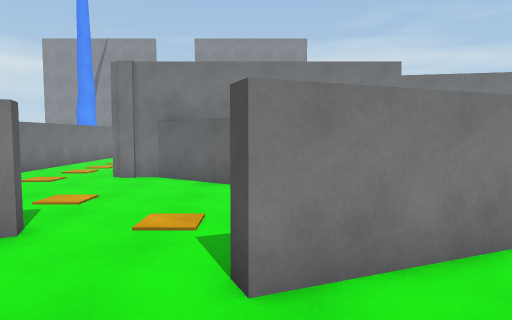
View 1 (above)

17 first-person views from a walk through a scene from a Unity 3-D project. The camera is 1.5 m above the floor, tilts 4° down and sees 70° across. Doors are open. The floor is counted in squares, 1 m on a side. Each view is taken from the middle of a square. On the plan, view 1 faces up. The plan holds only what a view shows up to about 16 squares ahead; the rest is blank. The place goes on beyond the plan. The player is left out.

View 2
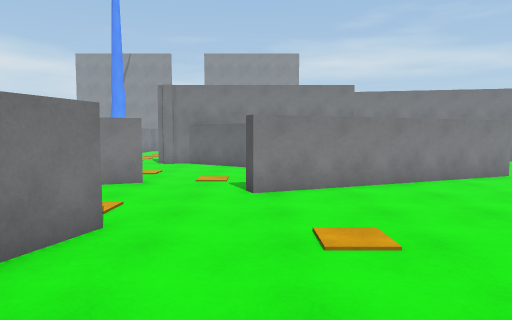

View 3
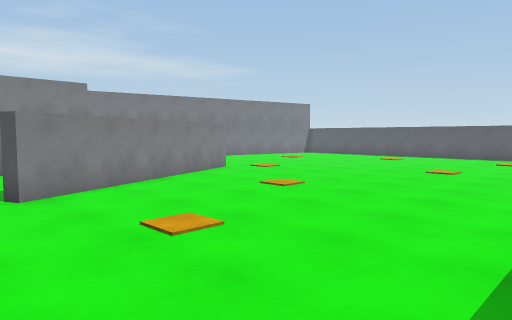

View 4
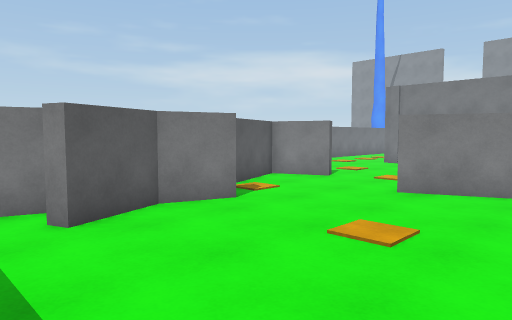

View 5
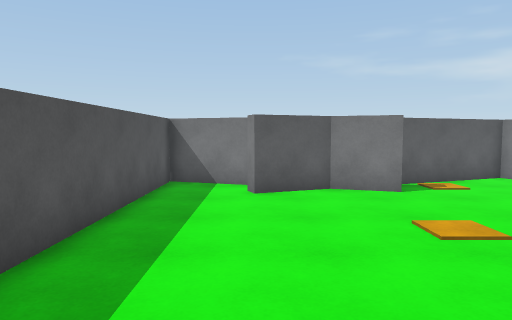

View 6
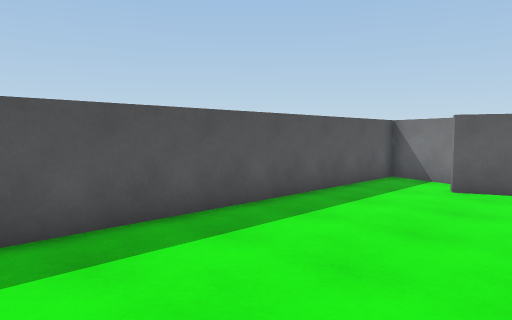

View 7
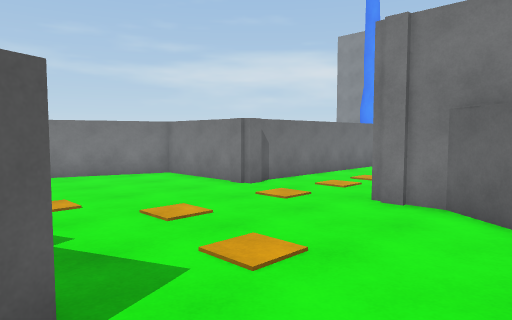

View 8
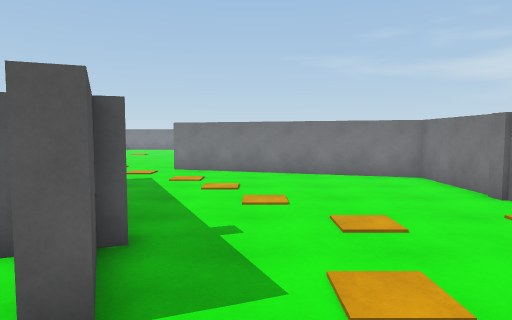

View 9
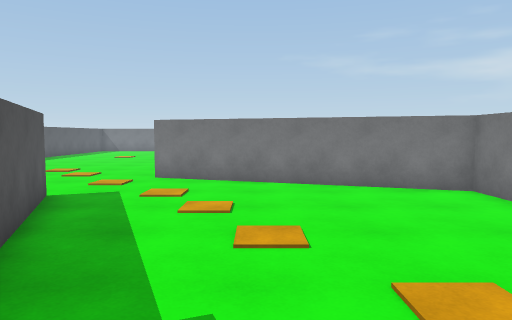

View 10
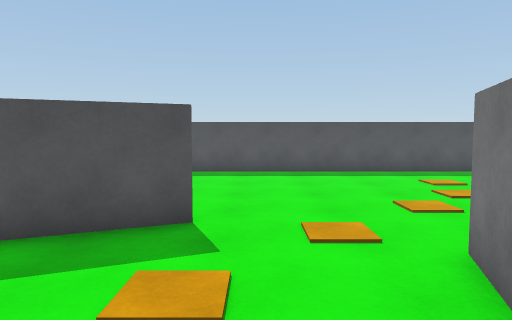

View 11
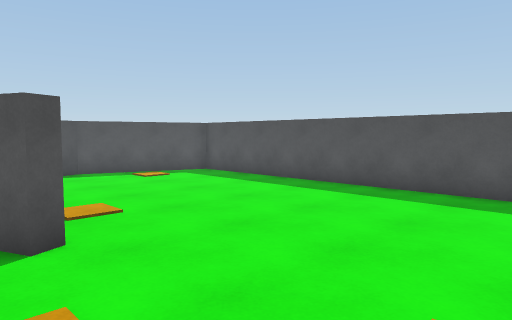

View 12
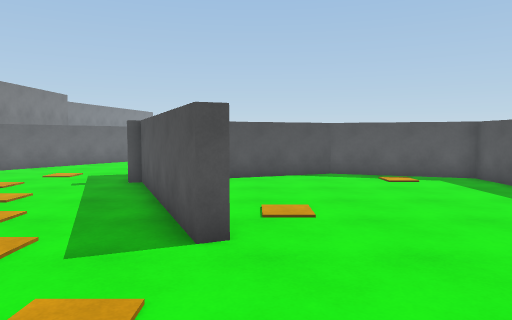

View 13
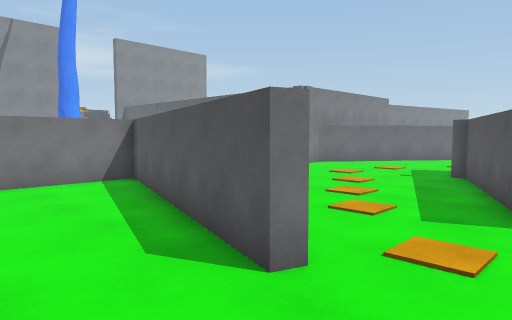

View 14
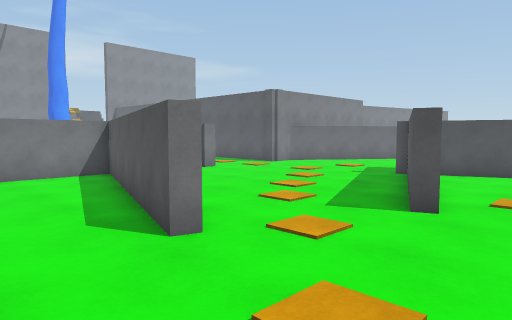

View 15
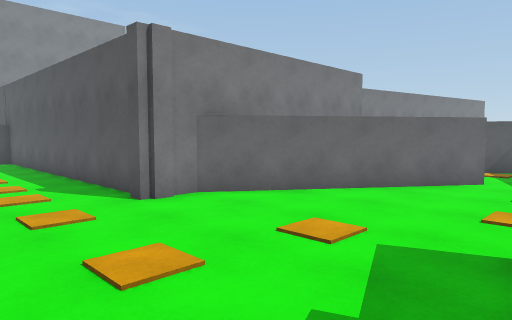

View 16
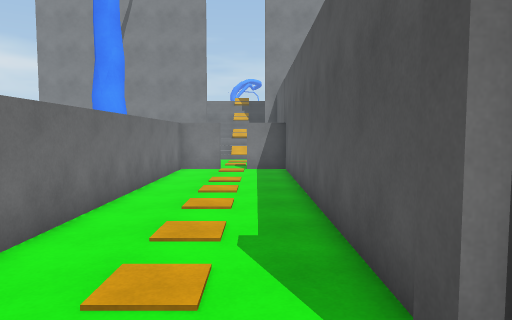

View 17
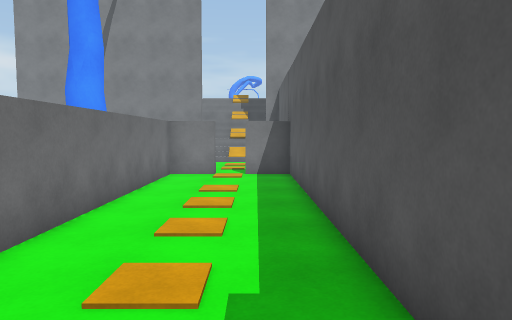

### Floor plan
Points are (right, up) in squares from view 1. A wall is a line through its corners. A room is listed if a view was taken in it or the views show most of it. See-through windows are left out.
Room 1 (views 1, 2, 3, 4, 5, 6)
walls: (-2.5, -0.2) (-3, -1.9) (-2.2, -4) (-2.7, -4.2); (-3.7, -3.9) (-4.6, -6.7) (7.1, -6.7); (-3.5, 5.3) (-5.5, 4.4) (-3.9, 0.4); (8.6, 6.9) (-0.1, 3.3) (-0.3, 3.8)
ways out: opening at (-2, 5.7) to room 2
Room 2 (views 7, 8, 9, 10, 11, 12, 13, 14, 15, 16, 17)
walls: (-12.7, 1.4) (-12.9, 1.8) (-6.2, 4.7) (-6.3, 5.1) (-5.9, 5.3) (-5.7, 4.9) (-3.7, 5.8) (-3.5, 5.3); (-9, 13.2) (-9, 12.7) (-13.6, 12.7) (-16.7, 3.5) (-17.2, 3.6) (-14.1, 12.7) (-18, 12.7); (-4.7, 13.8) (-4.7, 26.8) (-6.4, 26.8); (3.5, 7.9) (-3.4, 12.7) (-5, 12.7) (-5, 13.2); (-20.5, -6.7) (-5.2, -6.7) (-3.6, -2) (-5.8, 3.7); (7.8, 7.9) (7.2, 8.7); (-7.6, 26.8) (-9.2, 26.8) (-9.2, 13.5)
ways out: opening at (-2, 5.7) to room 1; open door at (-7, 27)

Where each view was taken, in squares from view 1:
view 1: 0 up, 0 right, facing up
view 2: 6 down, 0 right, facing up
view 3: 6 down, 2 left, facing up-right
view 4: 6 down, 4 right, facing up-left
view 5: 4 down, 7 right, facing left
view 6: 1 down, 8 right, facing down-left
view 7: 5 up, 1 left, facing up-left
view 8: 7 up, 1 left, facing left
view 9: 7 up, 4 left, facing left
view 10: 8 up, 14 left, facing down
view 11: 3 up, 18 left, facing down-right
view 12: 1 up, 18 left, facing right
view 13: 1 up, 20 left, facing up-right
view 14: 1 down, 20 left, facing up-right
view 15: 5 up, 9 left, facing up-right
view 16: 11 up, 6 left, facing up
view 17: 13 up, 6 left, facing up
